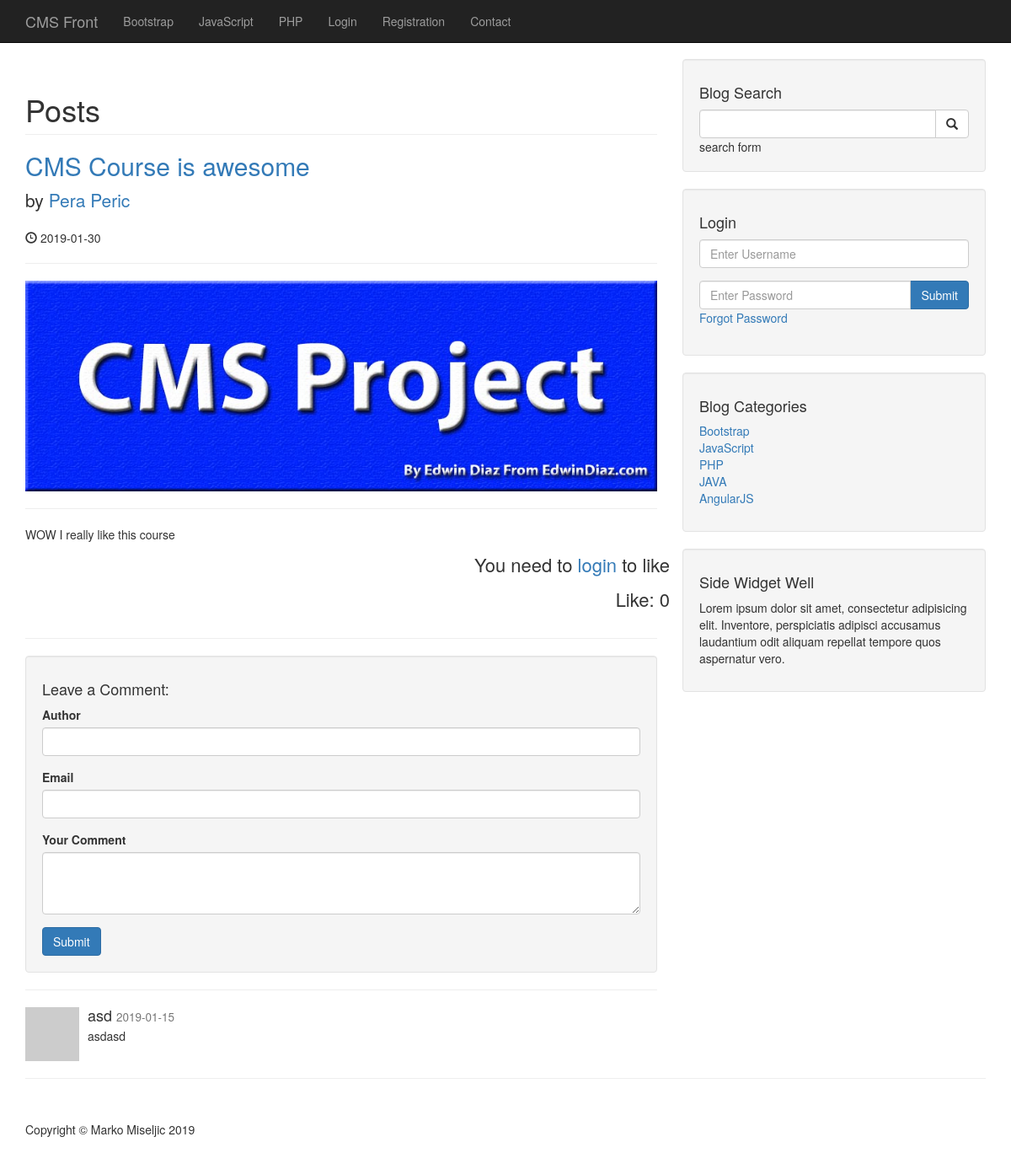
/post/1, run on an earlier commit of the app's database.
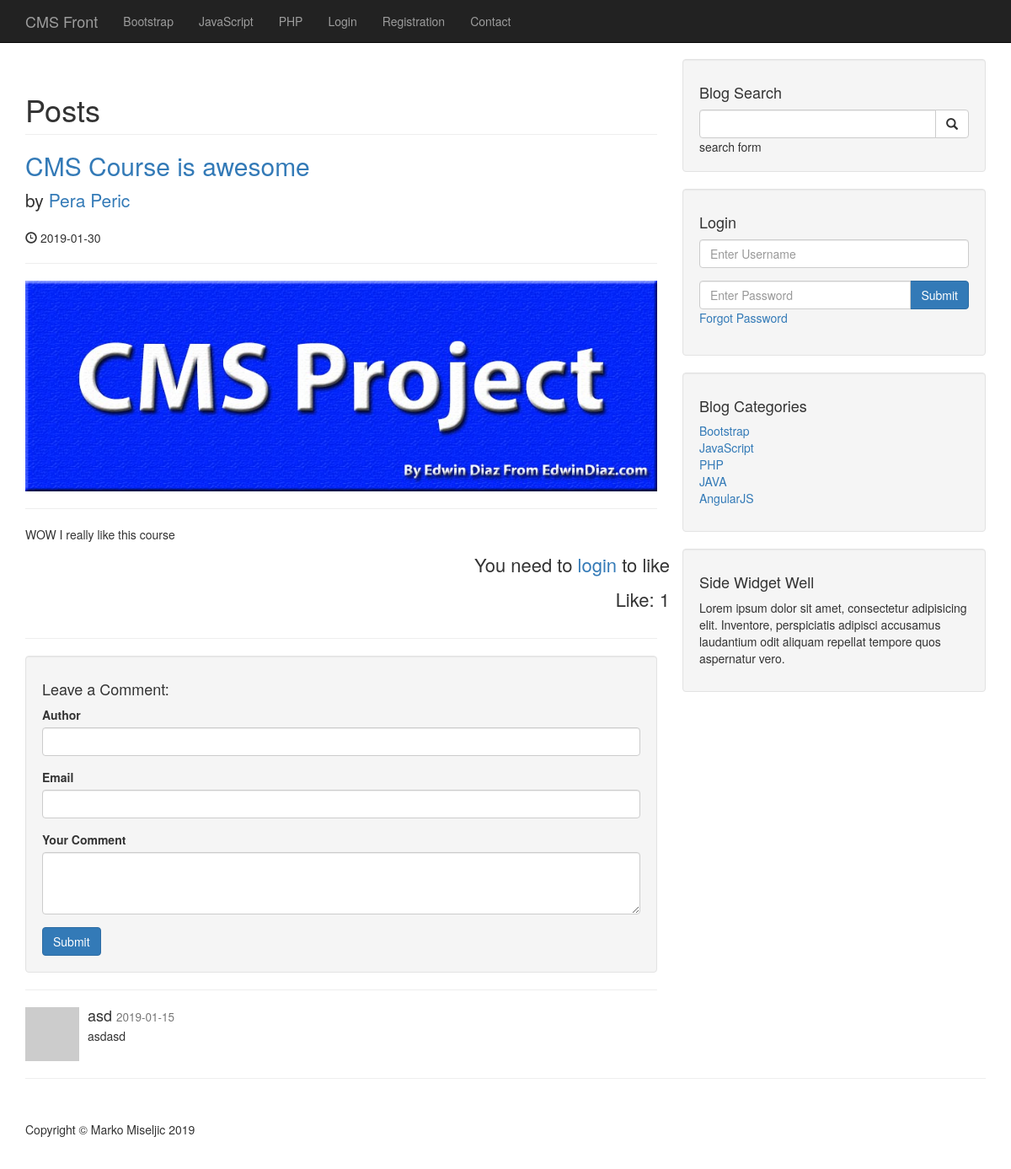
And on a later commit of the database.
### tables this page shows
CREATE TABLE `posts` (
  `post_id` int(3) NOT NULL,
  `post_category_id` int(3) NOT NULL,
  `post_title` varchar(255) NOT NULL,
  `post_author` varchar(255) NOT NULL,
  `post_user` varchar(255) NOT NULL,
  `post_date` date NOT NULL,
  `post_image` text NOT NULL,
  `post_content` text NOT NULL,
  `post_tags` varchar(255) NOT NULL,
  `post_comment_count` int(11) NOT NULL,
  `post_status` varchar(255) NOT NULL DEFAULT 'draft',
  `post_views_count` int(11) NOT NULL,
  `likes` int(11) NOT NULL
);

### post.php (the view, shortened to what the changed rows need)
<?php include "includes/header.php";?>
<?php include "includes/navigation.php";?>
    <div class="container">
        <div class="row">
            <div class="col-md-8">
                <?php
                    if(isset($_GET['p_id'])){
                        $the_post_id = $_GET['p_id'];
                        if(isset($_SESSION['user_role']) && $_SESSION['user_role'] == 'admin'){
                            $query = "SELECT * FROM posts WHERE post_id = $the_post_id";
                        }else{
                            $query = "SELECT * FROM posts WHERE post_id = $the_post_id AND post_status = 'published'";
                        }
                        $select_all_posts = mysqli_query($connection, $query);
                        if(mysqli_num_rows($select_all_posts) < 1){
                            echo "<h1 class='text-center'>No posts available</h1>";
                        }else{
                        while($row = mysqli_fetch_assoc($select_all_posts)){
                            $post_title = $row['post_title'];
                            $post_author = $row['post_author'];
                            $post_date = $row['post_date'];
                            $post_image = $row['post_image'];
                            $post_content = $row['post_content'];
                        ?>
                    <h1 class="page-header">
                    Posts
                </h1>
                <h2>
                    <a href="#"><?php echo $post_title ?></a>
                </h2>
                <p class="lead">
                    by <a href="author_post.php?author=<?php echo $post_author ?>&p_id=<?php echo $post_id; ?>"><?php echo $post_author ?></a>
                </p>
                <p><span class="glyphicon glyphicon-time"></span> <?php echo $post_date ?></p>
                <hr>
                <img class="img-responsive" src="/cms/images/<?php echo imagePlaceholder($post_image);;?>" alt="">
                <hr>
                <p><?php echo $post_content ?></p>
                <?php
                if(isLoggedIn()){
                ?>
                <hr>
                <div class="row">
                        <p class="pull-right"><a
                                class="<?php echo userLikedThisPost($the_post_id) ? 'unlike' : 'like'; ?>"
                                href=""><span class="glyphicon glyphicon-thumbs-up"
                                data-toggle="tooltip"
                                data-placement="top"
                                title="<?php echo userLikedThisPost($the_post_id) ? ' I liked this before' : 'Want to like it?'; ?>"></span>
                                <?php echo userLikedThisPost($the_post_id) ? ' Unlike' : ' Like'; ?>
                            </a></p>
                    </div>
                <?php }else{ ?>
                        <div class="row">
                            <p class="pull-right login-to-post">You need to <a href="/cms/login.php">login</a> to like</p>
                        </div>
                <?php } ?>
                <div class="row">
                    <p class="pull-right likes">Like: <?php getPostlikes($the_post_id);?> </p>
                </div>
                <hr>
                <?php } ?>
                <div class="well">
                    <h4>Leave a Comment:</h4>
                    <form action="#" method="post" role="form">
            </form>
                </div>
                <hr>
                <?php
                $query = "SELECT * FROM comments WHERE comment_post_id = {$the_post_id} ";
                $query .= "AND comment_status = 'approved' ";
                $query .= "ORDER BY comment_id DESC";
                $result = mysqli_query($connection,$query);
                while($row = mysqli_fetch_assoc($result)){
                    ?>
                <div class="media">
                    <a class="pull-left" href="#">
                    </a>
                    <div class="media-body">
                    </div>
                </div>
                <?php }}
                    }else{
                        header("Location: index.php");
                    } ?>
            </div>
        </div>
<?php include "includes/footer.php";?>

### admin/functions.php (shortened to what the changed rows need)
<?php
function isLoggedIn(){
    return false;
}
function imagePlaceholder($image = null){
    if(!$image){
        return 'image_4.jpg';
    }else{
        return $image;
    }
}
function query($query){
    global $connection;
    return mysqli_query($connection,$query);
}
function getPostlikes($post_id){
    $result = query("SELECT * FROM likes WHERE post_id=$post_id");
    echo mysqli_num_rows($result);
}
?>

What changed in the data, as far as the page shows it:
changed posts "CMS Course is awesome": mysqli_num_rows($result) "0" → "1"
